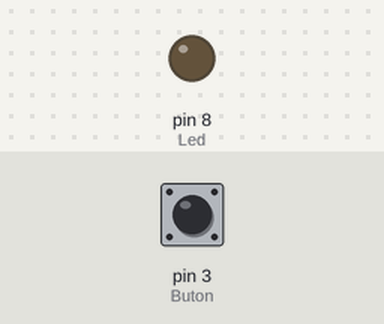
The sketch below on a simulated Arduino Uno, built with avr-gcc and run on an emulated ATmega328P. Shown: output pins drawn as LEDs (lit = HIGH). The inputs (shaded band) are chosen by the test bench; at power-on: pin 3 (Buton) LOW.

Above: at 1.2 s.
1.3 s: pin 3 (Buton) pulled HIGH for 0.15 s
At 1.4 s:
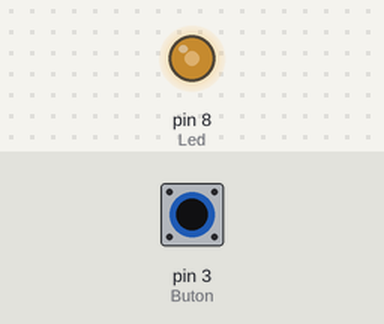
3.0 s: pin 3 (Buton) pulled HIGH for 1 s
At 5.0 s:
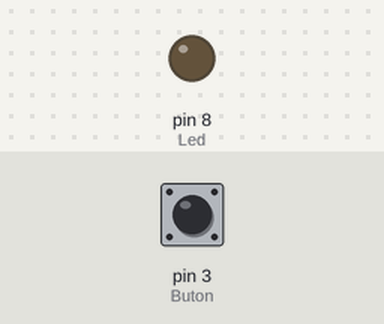
5.5 s: pin 3 (Buton) pulled HIGH for 3.2 s
At 9.8 s:
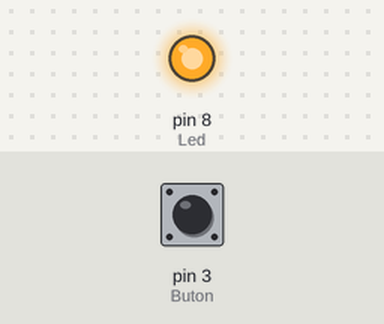
10.2 s: pin 3 (Buton) pulled HIGH for 0.15 s
At 10.37 s:
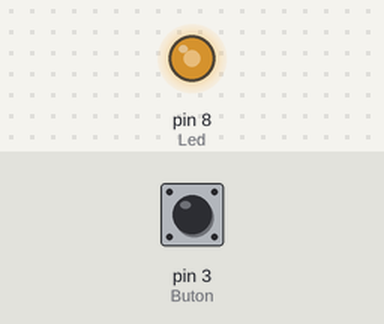
Timing chart, 0 to 12.9 s (numbered marks = the images above; inputs shaded):
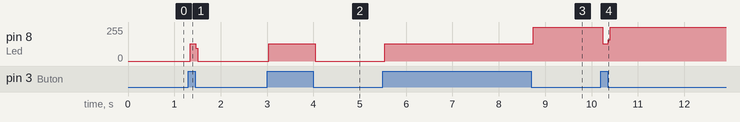

The sketch:

sketch_oct19a.ino
```cpp
#define Buton 3
#define Led 8

int button_durum = 0;
int geneldurum = 0;
void setup() {
  pinMode(Buton, INPUT);
  pinMode(Led, OUTPUT);


}

void loop() {
  button_durum = digitalRead(Buton);
  if (button_durum == 1 && geneldurum == 0){
    digitalWrite(Led,HIGH);
    geneldurum = geneldurum + 1;
  }
  else if(button_durum == 1 && geneldurum == 1){
    digitalWrite(Led,LOW);
    geneldurum = geneldurum - 1;
  }

}
```

Measured:
- after the input at 1.3 s, pin 8 (Led): 0/255 → 128/255 at once, → 0/255 0.12 s later
- after the input at 3.0 s, pin 8 (Led): 0/255 → 128/255 at once, → 0/255 1.0 s later
- after the input at 5.5 s, pin 8 (Led): 0/255 → 128/255 at once, → 255/255 3.2 s later
- after the input at 10.2 s, pin 8 (Led): 255/255 → 128/255 at once, → 255/255 0.12 s later
